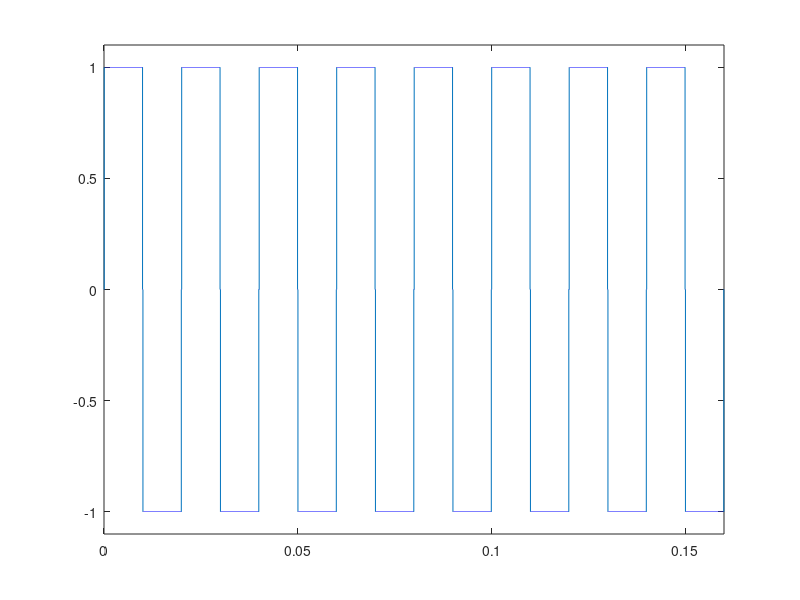
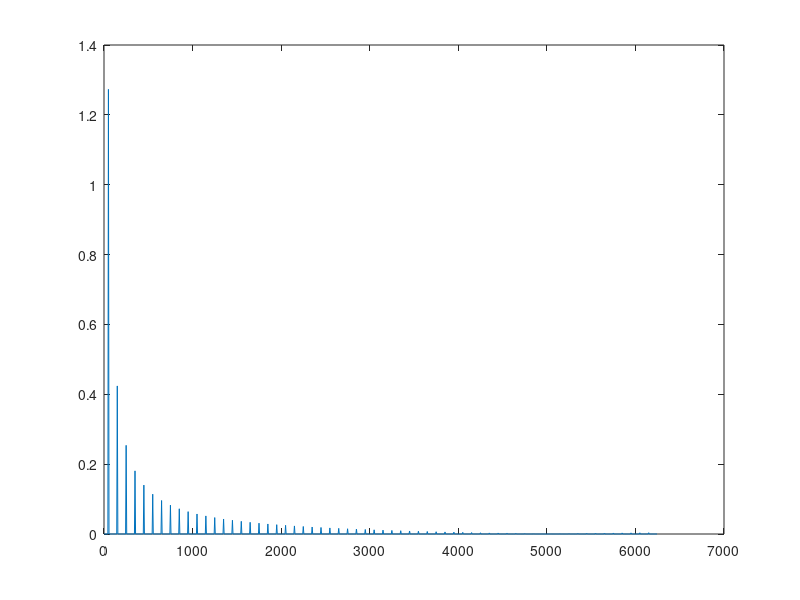

The MATLAB source for these figures, in order:
% Modelling quasi square wave inverter output_max_field_width
clear
close all
Timer_Frequency=1000000;
Output_Frequency=50;
Output_Duty=0.99
CycleCount=8;
Quarter_Cycle_Low_Clocks=(1-Output_Duty)*Timer_Frequency/(4*Output_Frequency);
Quarter_Cycle_High_Clocks=(Output_Duty)*Timer_Frequency/(4*Output_Frequency);
SingleCycleOutput=zeros(1,Timer_Frequency/Output_Frequency);

start=1;
stop=Quarter_Cycle_Low_Clocks-1;
SingleCycleOutput(start:stop)=0;

start=stop+1;
stop=start+Quarter_Cycle_High_Clocks-1;
SingleCycleOutput(start:stop)=1;

start=stop+1;
stop=start+Quarter_Cycle_High_Clocks-1;
SingleCycleOutput(start:stop)=1;

start=stop+1;
stop=start+Quarter_Cycle_Low_Clocks-1;
SingleCycleOutput(start:stop)=0;



start=stop+1;
stop=start+Quarter_Cycle_Low_Clocks-1;
SingleCycleOutput(start:stop)=0;

start=stop+1;
stop=start+Quarter_Cycle_High_Clocks-1;
SingleCycleOutput(start:stop)=-1;

start=stop+1;
stop=start+Quarter_Cycle_High_Clocks-1;
SingleCycleOutput(start:stop)=-1;

start=stop+1;
stop=start+Quarter_Cycle_Low_Clocks;
SingleCycleOutput(start:stop)=0;

MultiCycleOutput=SingleCycleOutput;
for count=2:CycleCount
  MultiCycleOutput=[MultiCycleOutput SingleCycleOutput];
endfor
EndTime=CycleCount/Output_Frequency-1/Timer_Frequency;
t=0:1/Timer_Frequency:EndTime;
plot(t,MultiCycleOutput);
axis([0,EndTime,-1.1,1.1]);
CurrentFigure=gcf();
set(CurrentFigure,"name","Time domain");
figure();
ft=abs(fft(MultiCycleOutput))*2/length(MultiCycleOutput);
SpecPlotLen=1000;
Freqs=0:1:SpecPlotLen-1;
FirstFewHarmonics=ft(1:SpecPlotLen);
CurrentFigure=gcf();
set(CurrentFigure,"name","Spectrum");
plot(Freqs*Output_Frequency/CycleCount,FirstFewHarmonics);
square_sum=0
for harmonic=CycleCount+2:length(FirstFewHarmonics)
  square_sum=square_sum+FirstFewHarmonics(harmonic)*FirstFewHarmonics(harmonic);
endfor
THD=sqrt(square_sum)/FirstFewHarmonics(CycleCount+1)
